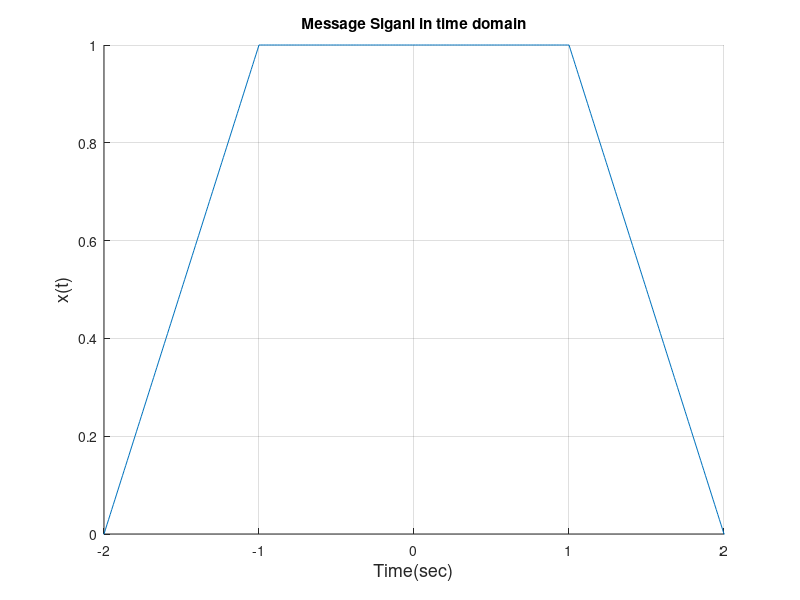
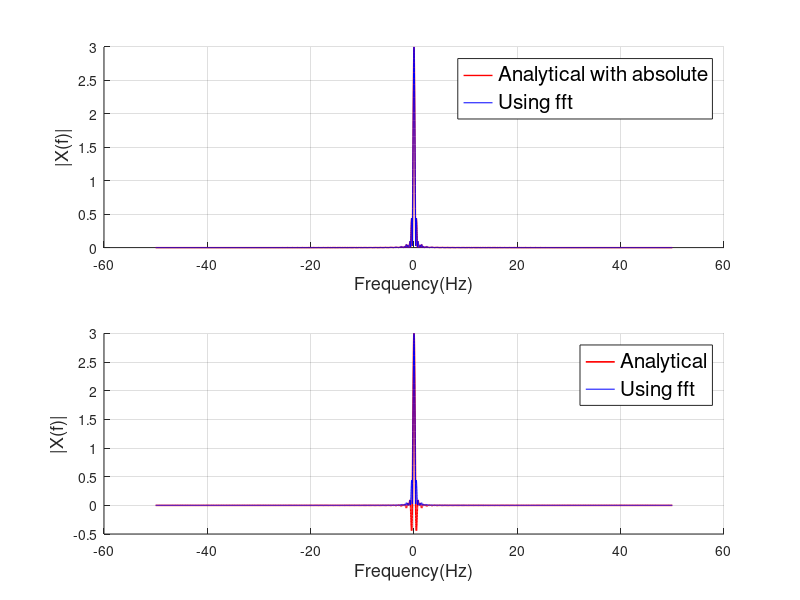
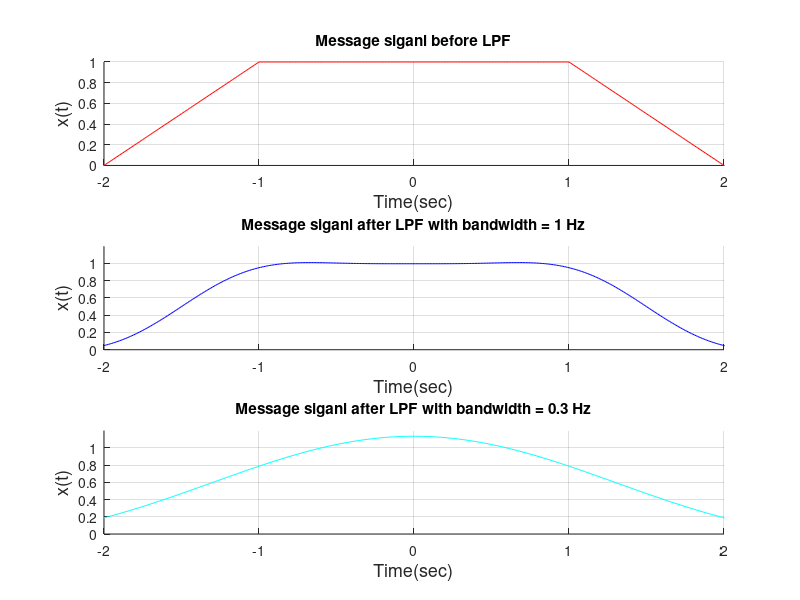
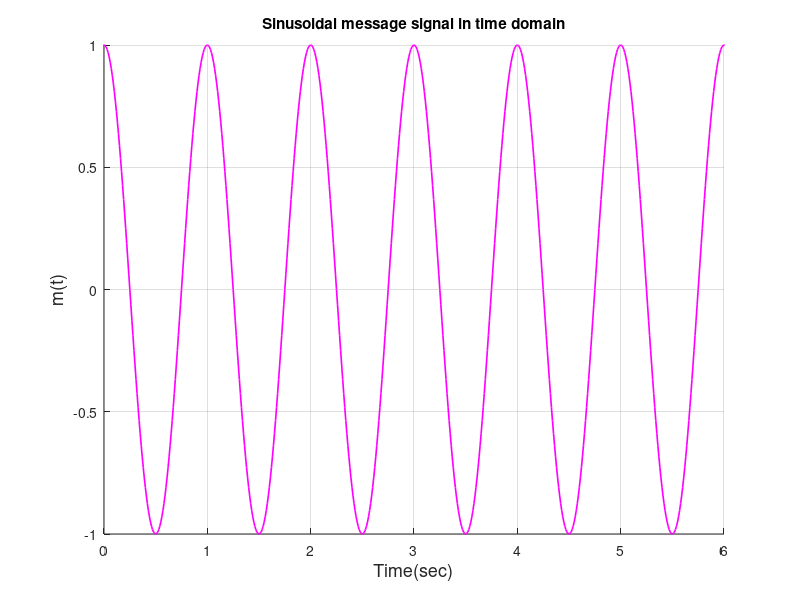

These charts were generated, in order, by the following MATLAB code:
##Analog_Communication and Frequency Division Multiplexing
clc
clear all
close all

fs = 100;#sampling frequency
df = 0.01;#sampling frequency step
fm = 1;#message m(t) frequency
T = 100;#simulation time
ts = 1/fs;#sampling time
N = ceil(T/ts);#Number of steps

t = -(N*ts/2):ts:((N-1)*ts/2);
x = zeros(size(t));

## Define the piece-wise function
x(t > -2 & t <= -1)= t(t > -2 & t <= -1) + 2;
x(t >= -1 & t <= 1)= 1;
x(t >= 1 & t < 2 )= 2 - t(t >= 1 & t < 2 );

##plotting x(t)
figure (1)
plot(t,x)
xlim([-2 2])
ylim([0 1])
grid on
xlabel("Time(sec)","fontsize",13);
ylabel("x(t)","fontsize",13);
title("Message Siganl in time domain");
box off

if(rem(N,2)==0)
  f = - (0.5*fs) : df : (0.5*fs-df) ;
else
  f = - (0.5*fs-0.5*df) : df : (0.5*fs-0.5*df) ;
end

##X(f) using analytical method
X_analytical = 3*(sinc(f).*sinc(3*f));

##X(f) using fft built-in function
X = fftshift(fft(x))*ts;# dt non perodic

##plotting the results from the analytical and built-in functions on the same graph
figure(2)
subplot(211)
plot(f,abs(X_analytical),'r','linewidth',1,f,abs(X),'b')
grid on
xlabel("Frequency(Hz)","fontsize",13)
ylabel("|X(f)|","fontsize",13)
legend("Analytical with absolute","Using fft","fontsize",15)
box off
subplot(212)
plot(f,X_analytical,'r','linewidth',1.2,f,abs(X),'b')
grid on
xlabel("Frequency(Hz)","fontsize",13)
ylabel("|X(f)|","fontsize",13)
legend("Analytical","Using fft","fontsize",15)
box off


##Calculate the BandWidth of message x
Energy_x = sum(abs(X).^2)*df;#sum(abs(x).^2)*ts
Index = find(f==0);
Energy_acc = 0;
for index_x = Index:length(f)
  Energy_acc = df*abs(X(index_x)).^2 + Energy_acc;
  if(Energy_acc>=0.95*0.5*Energy_x)
    BW1 = f(index_x);
    break
  end
end

##Applying LPF to x(t)
LPF1 = zeros(size(f));
LPF1(abs(f) < 1)=1;

LPF2 = zeros(size(f));
LPF2(abs(f) < 0.3)=1;

x_after_LPF1 = (ifft(ifftshift(X.*LPF1))/ts); ## 1/ts as it is non-perodic signal #
x_after_LPF2 = (ifft(ifftshift(X.*LPF2))/ts);

figure (3)
subplot(311)
plot(t,x,'r')
xlim([-2 2])
ylim([0 1])
grid on
xlabel("Time(sec)","fontsize",13)
ylabel("x(t)","fontsize",13)
title("Message siganl before LPF")
box off

subplot(312)
plot(t,x_after_LPF1,'b')
xlim([-2 2])
ylim([0 1.2])
grid on
xlabel("Time(sec)","fontsize",13)
ylabel("x(t)","fontsize",13)
title("Message siganl after LPF with bandwidth = 1 Hz")
box off

subplot(313)
plot(t,x_after_LPF2,'c')
xlim([-2 2])
ylim([0 1.2])
grid on
xlabel("Time(sec)","fontsize",13)
ylabel("x(t)","fontsize",13)
title("Message siganl after LPF with bandwidth = 0.3 Hz")
box off

##New message siganl m(t)
m = cos(2*pi*fm*t);


##plotting the message siganl in time domain
figure(4)
plot(t,m,'m','linewidth',1.2)
xlim([0 6])
ylim([-1 1])
grid on
title("Sinusoidal message signal in time domain")
xlabel("Time(sec)","fontsize",13)
ylabel("m(t)","fontsize",13)
box off

m(t > 6) = 0;
m(t < 0) = 0;

##M(f) using Analytical analysis
y1 = fftshift(fft(cos(2*pi*fm*t)))/N;
rec_pulse = zeros(size(t));
rec_pulse(t >= 0 & t <= 6)=1;
y2 =fftshift(fft(rec_pulse))*ts;
M_analytical = conv(y1,y2,'same');



##M(f) using fft built-in function
M = fftshift(fft(m))*ts;

##Both plottings on the same graph
figure (5)
plot(f,abs(M_analytical),'r','linewidth',1.2,f,abs(M),'b')
grid on
xlabel("Frequency(Hz)","fontsize",13)
ylabel("|M(f)|","fontsize",13)
legend("Analytical","fft","fontsize",15)
box off


##Calculate the BandWidth of m(t)
Energy_m = sum(abs(M).^2)*df;
Index_m = find(f==0);
Energy_Acc = 0;
for indexx = Index_m : length(f)
  Energy_Acc = df*abs(M(indexx)).^2 + Energy_Acc;
  if(Energy_Acc>=0.95*0.5*Energy_m)%% 0.5 because we are calculting accumulated power in the USB only while the Total power = Power of USB + Power of LSB
    BW2 = f(indexx);
    break
 end
end


#### FDM scheme #####
BW2 = floor(BW2);
fc1 = 20; #carrier frequency used in DSB modulation
Guard_BW = 2.5; #required Guard BandWidth

## Modulating the first carrier with x_after_LPF1
c1 = cos(2*pi*fc1*t);
s1 = x_after_LPF1 .*c1;#DSB modulation
S1= fftshift(fft(s1))*ts;

# We chose to modulate the second carrier with USB
#To find the frequency of the carrier used in SSB modulation:
fc2 = ceil(fc1 + BW1 + Guard_BW + BW2);

#Modulating the second carrier with SSB scheme
c2 = cos(2*pi*fc2*t);
s2 = m .* c2;
#Band pass filter to pick the USB only
BPF = zeros(size(f));
BPF(abs(f) > fc2 & abs(f) < (fc2+3*BW2) )=1 ;


S2_DSB = fftshift(fft(s2))*ts;
S2 = S2_DSB .* BPF;
s2 = ifft(ifftshift(S2))/ts;

##step 11
s = s1 + s2;
S=fftshift(fft(s))*ts;

##Plotting the sum of the two signals in time domain
figure(6)
plot(t,s,'g','linewidth',1.3)
grid on
xlim([-2 6.4])
ylim([-1.5 1.6])
title('The sum representation of the two message signals in time domain')
xlabel('Time(sec)','fontsize',13)
ylabel('s(t)','fontsize',13)
box off

##Plotting the sum of the two signals in frequency domain
figure(7)
plot(f,abs(S),'k','linewidth',0.9)
grid on
title('Frequency representation')
xlabel('Frequency(Hz)','fontsize',13)
ylabel('|s(f)|','fontsize',13)
box off


##Demodulation of s1(t)
g1 = s1 .* cos(2*pi*fc1*t);
G1 = fftshift(fft(g1))*ts;
filter_1 = zeros(size(f));
filter_1(abs(f) < 1)=1;
X_Demodulated = G1 .* filter_1;
x_demodulated = ifft(ifftshift(X_Demodulated))/ts;



##Demodulation of s2(t)
g2 = s2 .* cos(2*pi*fc2*t);
G2 = fftshift(fft(g2))*ts;
filter_2 = zeros(size(f));
filter_2(abs(f) < (3*BW2))=1;
M_demodulated = G2.*filter_2;
m_demodulated = ifft(ifftshift(M_demodulated))/ts;


figure(8)
plot(t,(x_demodulated)/max(x_demodulated),'r','linewidth',1.3,t,x_after_LPF1/max(x_after_LPF1),'b')
grid on
xlim([-2 2])
ylim([0 1])
title('Normalized plotting of x(t) in time domain')
xlabel('Time(sec)','fontsize',13)
ylabel('x(t)','fontsize',13)
legend("Message after demodulation","Original Message",'fontsize',14)
box off

figure(9)
plot(t,(m_demodulated)/max(m_demodulated),'r','linewidth',1.5,t,m/max(m),'b')
grid on
xlim([.5 5.5])
ylim([-1 1])
title('Normalized plotting of m(t) in time domain')
xlabel('Time(sec)','fontsize',13)
ylabel('m(t)','fontsize',13)
legend("Message after demodulation","Original Message",'fontsize',14)
box off







